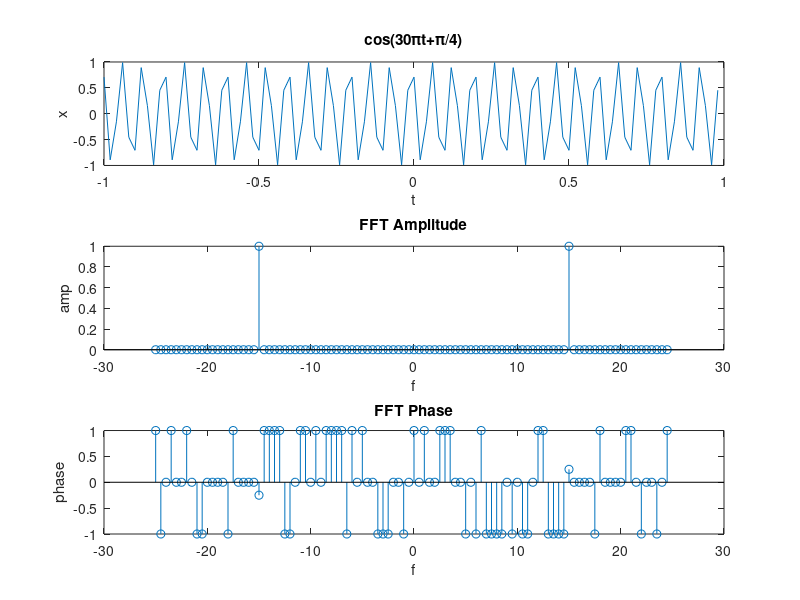

The MATLAB script that drew this image:
fs = 50;    ts = 1/fs;
tstart = -1; tend = 1;
t = tstart:ts:tend-ts;
x4 = cos(2*pi*15*t+pi/4);

S = fftshift(fft(x4));
N = length(x4);
F = -fs/2:fs/N:fs/2-fs/N;

subplot(3,1,1)
plot(t,x4) % Signal in Time Domain
title cos(30\pit+\pi/4)
xlabel t; ylabel x

S = S .* (abs(S)>.01*max(abs(S)));
absS = abs(S)/max(abs(S));
subplot(3,1,2)
stem(F, absS) % Amp
title("FFT Amplitude")
xlabel f; ylabel amp

subplot(3,1,3)
stem(F,angle(S)/pi) % Phase
title("FFT Phase")
xlabel f; ylabel phase